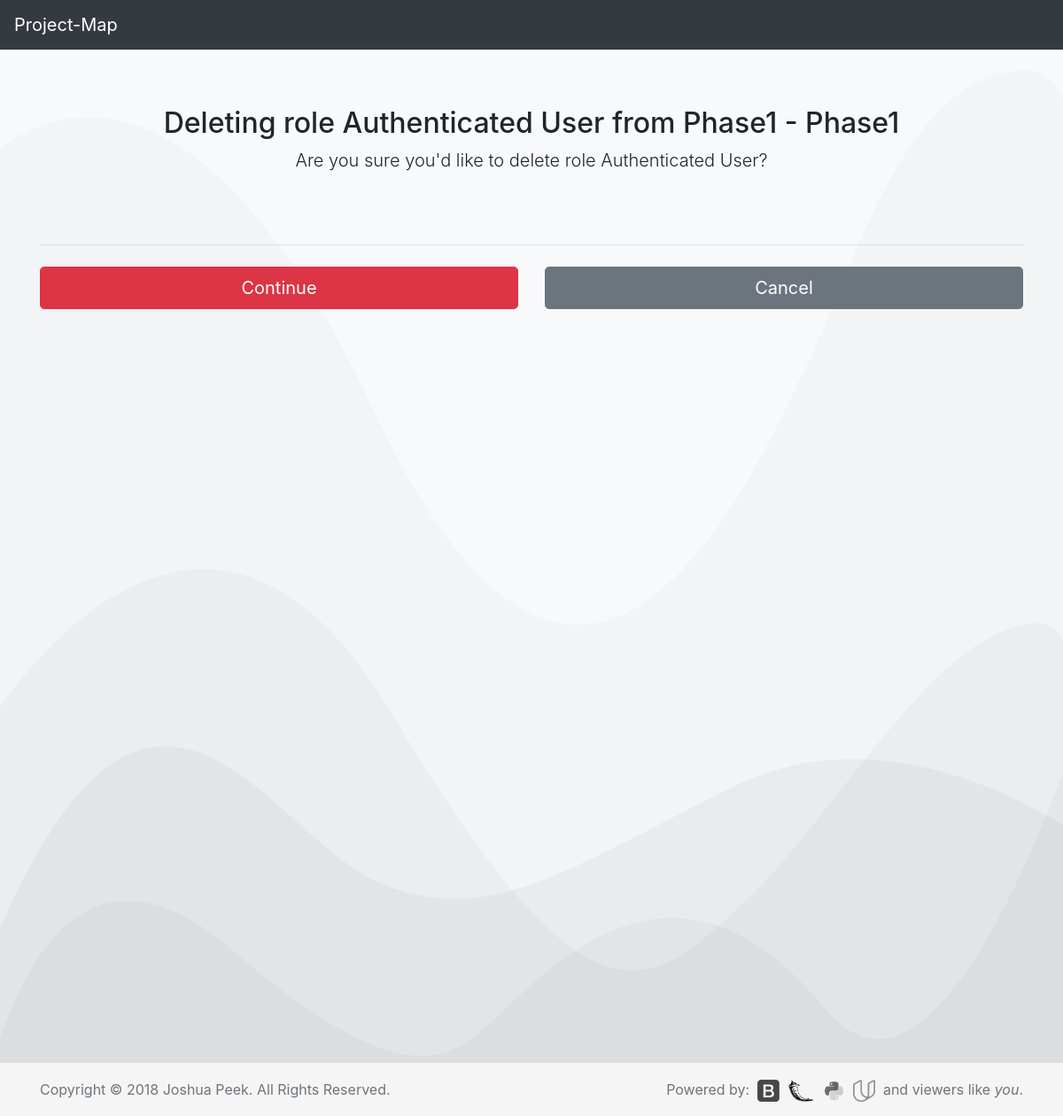
Before: /rle?1&d with the older database file.
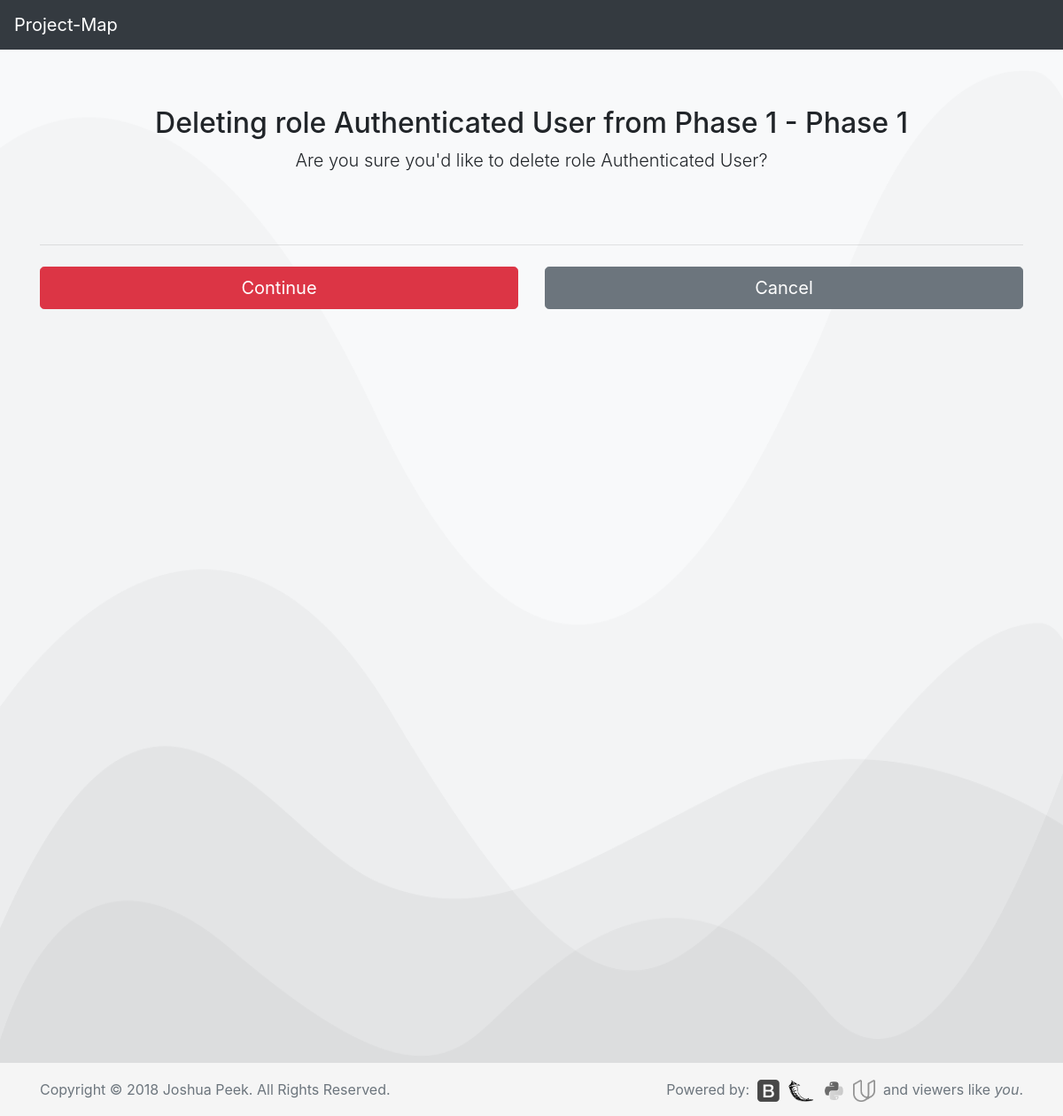
After: the same page with the newer database file.
### database_setup.py (models this page shows, shortened)
class Project(Base):
    __tablename__ = 'project'
    id = Column(Integer, primary_key=True)
    title = Column(String(250), nullable=False)
    description = Column(String(500))
    org_id = Column(Integer, ForeignKey('org.id'))
    org = relationship(Org)

### app.py (the view)
@app.route('/rle?<int:role_id>&d', methods=['GET', 'POST'])
def delRole(role_id):
    delRole = session.query(Role).filter_by(id=role_id).one()
    project = session.query(Project).filter_by(id=delRole.project.id).one()
    org_id=project.org.id
    if request.method == 'POST':
        session.delete(delRole)
        session.commit()
        flash("Role Removed")
        return redirect(url_for('projectPage',org_id=org_id,
                                 project_id=project.id))
    else:
        return render_template('delete/role.html', i=delRole, project=project)

### templates/delete/role.html (shortened to what this page needs)
<!doctype html>
<html lang="en">
  {% include "header.html" %}
  <body>
    <nav class="navbar navbar-expand-md navbar-dark fixed-top bg-dark">
      <a class="navbar-brand" href="/">Project-Map</a>
    </nav>
  <body class="bg-light">
    <div class="container">
      <div class="py-5 text-center">
        <h2>Deleting role {{i.title}} from {{project.title}} - {{i.project.title}}</h2>
        <p class="lead">Are you sure you'd like to delete role {{i.title}}?</p>
      </div>
      <div class="row">
        <div class="col-md-12 order-md-1">
          <form class="needs-validation" action='{{url_for('delRole', role_id=i.id)}}' method='post' novalidate>
            <hr class="mb-4">
            <div class="row">
              <div class="col-md-6 mb-3">
                <button class="btn btn-danger btn-lg btn-block" type="Edit">Continue</button>
              </div>
          </form>
              <div class="col-md-6 mb-3">
                <form action="{{url_for('projectPage', org_id=project.org.id, project_id=i.project.id)}}">
                  <button class="btn btn-secondary btn-lg btn-block" type="submit">Cancel</button>
                </form>
              </div>
            </div>
        </div>
      </div>
  {% include "footer.html" %}
  </body>
</html>

Changed rows visible on the page:
changed Project: title "Phase1" → "Phase 1"; project "Phase1" → "Phase 1"
